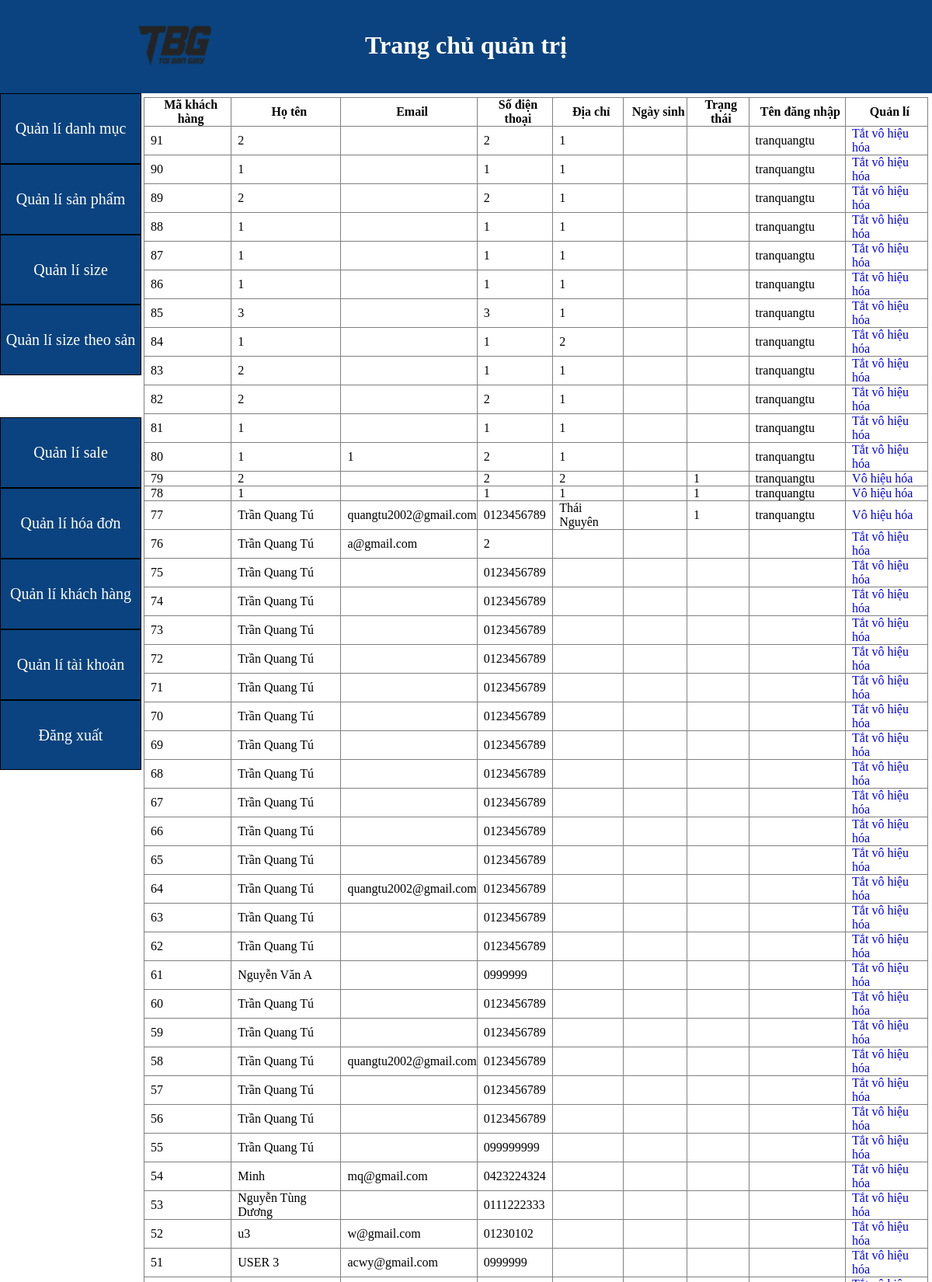
Screenshot of /admin/trangchuad.php?cn=qlkh (upper part) with the database file from the repository.
### tables this page shows
CREATE TABLE `khachhang` (
  `id` int(11) NOT NULL,
  `ho_ten` varchar(40) NOT NULL,
  `email` varchar(40) DEFAULT NULL,
  `so_dien_thoai` varchar(15) NOT NULL,
  `dia_chi` varchar(100) DEFAULT NULL,
  `ngay_sinh` date DEFAULT NULL,
  `status` int(11) DEFAULT NULL,
  `ten_dang_nhap` varchar(30) DEFAULT NULL
);

### admin/qlkh/hienthikhachhang.php (the view, shortened to what this page needs)
<!doctype html>
<html>
<head>
</head>
<body>
<div class="ql">
		<table class="htql" border="1">
			<tr>
				<th>Mã khách hàng</th>
				<th>Họ tên</th>
				<th>Email</th>
				<th>Số điện thoại</th>
				<th>Địa chỉ</th>
				<th>Ngày sinh</th>
				<th>Trạng thái</th>
				<th>Tên đăng nhập</th>
				<th>Quản lí</th>
			</tr>
		<?php
		$sql = "SELECT * FROM khachhang ORDER BY id DESC";
		$query = mysqli_query($conn, $sql);
		while($row = mysqli_fetch_array($query)){
		?>
			<tr>
				<td><?php echo $row["id"]?></td>
				<td><?php echo $row["ho_ten"]?></td>
				<td><?php echo $row["email"]?></td>
				<td><?php echo $row["so_dien_thoai"]?></td>
				<td><?php echo $row["dia_chi"]?></td>
				<td><?php echo $row["ngay_sinh"]?></td>
				<td><?php echo $row["status"]?></td>
				<td><?php echo $row["ten_dang_nhap"]?></td>
				<?php if($row["status"] == 1){?>
				<td><a href="qlkh/vohieutaikhoan.php?ten_dang_nhap=<?php echo $row["ten_dang_nhap"]; ?>">Vô hiệu hóa</a></td>
				<?php } ?>
				<?php if($row["status"] == 0){?>
				<td><a href="qlkh/tatvohieuhoa.php?ten_dang_nhap=<?php echo $row["ten_dang_nhap"]; ?>">Tắt vô hiệu hóa</a></td>
				<?php } ?>
			</tr>
		<?php
		}
		?>
		</table>
	</div>
</body>

### admin/trangchuad.php (style rules this page uses)
* { margin: 0; padding: 0; }
table { border-collapse: collapse; }
table th, td { padding-left: 8px; }
.ql { width: 85%; margin: 0px; padding: 0px; overflow: auto; }
.htql { width: 99%; margin: 5px; font-size: 16px; }
a { text-decoration: none; }

### rows the page displays
khachhang: id "91", ho_ten "2", so_dien_thoai "2", dia_chi "1", ten_dang_nhap "tranquangtu"
khachhang: id "90", ho_ten "1", so_dien_thoai "1", dia_chi "1", ten_dang_nhap "tranquangtu"
khachhang: id "89", ho_ten "2", so_dien_thoai "2", dia_chi "1", ten_dang_nhap "tranquangtu"
khachhang: id "88", ho_ten "1", so_dien_thoai "1", dia_chi "1", ten_dang_nhap "tranquangtu"
khachhang: id "87", ho_ten "1", so_dien_thoai "1", dia_chi "1", ten_dang_nhap "tranquangtu"
khachhang: id "86", ho_ten "1", so_dien_thoai "1", dia_chi "1", ten_dang_nhap "tranquangtu"
khachhang: id "85", ho_ten "3", so_dien_thoai "3", dia_chi "1", ten_dang_nhap "tranquangtu"
khachhang: id "84", ho_ten "1", so_dien_thoai "1", dia_chi "2", ten_dang_nhap "tranquangtu"
khachhang: id "83", ho_ten "2", so_dien_thoai "1", dia_chi "1", ten_dang_nhap "tranquangtu"
khachhang: id "82", ho_ten "2", so_dien_thoai "2", dia_chi "1", ten_dang_nhap "tranquangtu"
khachhang: id "81", ho_ten "1", so_dien_thoai "1", dia_chi "1", ten_dang_nhap "tranquangtu"
khachhang: id "80", ho_ten "1", email "1", so_dien_thoai "2", dia_chi "1", ten_dang_nhap "tranquangtu"
khachhang: id "79", ho_ten "2", so_dien_thoai "2", dia_chi "2", status "1", ten_dang_nhap "tranquangtu"
khachhang: id "78", ho_ten "1", so_dien_thoai "1", dia_chi "1", status "1", ten_dang_nhap "tranquangtu"
khachhang: id "77", ho_ten "Trần Quang Tú", email "quangtu2002@gmail.com", so_dien_thoai "0123456789", dia_chi "Thái Nguyên", status "1", ten_dang_nhap "tranquangtu"
khachhang: id "76", ho_ten "Trần Quang Tú", email "a@gmail.com", so_dien_thoai "2"
khachhang: id "75", ho_ten "Trần Quang Tú", so_dien_thoai "0123456789"
khachhang: id "74", ho_ten "Trần Quang Tú", so_dien_thoai "0123456789"
khachhang: id "73", ho_ten "Trần Quang Tú", so_dien_thoai "0123456789"
khachhang: id "72", ho_ten "Trần Quang Tú", so_dien_thoai "0123456789"
khachhang: id "71", ho_ten "Trần Quang Tú", so_dien_thoai "0123456789"
khachhang: id "70", ho_ten "Trần Quang Tú", so_dien_thoai "0123456789"
khachhang: id "69", ho_ten "Trần Quang Tú", so_dien_thoai "0123456789"
khachhang: id "68", ho_ten "Trần Quang Tú", so_dien_thoai "0123456789"
khachhang: id "67", ho_ten "Trần Quang Tú", so_dien_thoai "0123456789"
khachhang: id "66", ho_ten "Trần Quang Tú", so_dien_thoai "0123456789"
khachhang: id "65", ho_ten "Trần Quang Tú", so_dien_thoai "0123456789"
khachhang: id "64", ho_ten "Trần Quang Tú", email "quangtu2002@gmail.com", so_dien_thoai "0123456789"
khachhang: id "63", ho_ten "Trần Quang Tú", so_dien_thoai "0123456789"
khachhang: id "62", ho_ten "Trần Quang Tú", so_dien_thoai "0123456789"
khachhang: id "61", ho_ten "Nguyễn Văn A", so_dien_thoai "0999999"
khachhang: id "60", ho_ten "Trần Quang Tú", so_dien_thoai "0123456789"
khachhang: id "59", ho_ten "Trần Quang Tú", so_dien_thoai "0123456789"
khachhang: id "58", ho_ten "Trần Quang Tú", email "quangtu2002@gmail.com", so_dien_thoai "0123456789"
khachhang: id "57", ho_ten "Trần Quang Tú", so_dien_thoai "0123456789"
khachhang: id "56", ho_ten "Trần Quang Tú", so_dien_thoai "0123456789"
khachhang: id "55", ho_ten "Trần Quang Tú", so_dien_thoai "099999999"
khachhang: id "54", ho_ten "Minh", email "mq@gmail.com", so_dien_thoai "0423224324"
khachhang: id "53", ho_ten "Nguyễn Tùng Dương", so_dien_thoai "0111222333"
khachhang: id "52", ho_ten "u3", email "w@gmail.com", so_dien_thoai "01230102"
khachhang: id "51", ho_ten "USER 3", email "acwy@gmail.com", so_dien_thoai "0999999"
